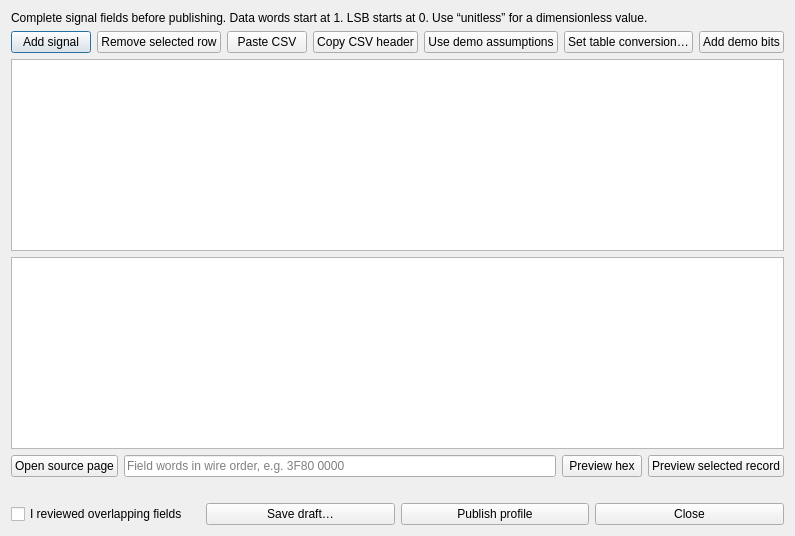
<?xml version="1.0" encoding="UTF-8"?>
<ui version="4.0">
 <class>SignalReview</class>
 <widget class="QDialog" name="SignalReview">
  <property name="windowTitle"><string>Review signals</string></property>
  <layout class="QVBoxLayout" name="layout">
   <item><widget class="QLabel" name="instructions"><property name="text"><string>Complete signal fields before publishing. Data words start at 1. LSB starts at 0. Use “unitless” for a dimensionless value.</string></property><property name="wordWrap"><bool>true</bool></property></widget></item>
   <item><layout class="QHBoxLayout" name="inputActions">
    <item><widget class="QPushButton" name="addRow"><property name="text"><string>Add signal</string></property></widget></item>
    <item><widget class="QPushButton" name="removeRow"><property name="text"><string>Remove selected row</string></property></widget></item>
    <item><widget class="QPushButton" name="pasteCsv"><property name="text"><string>Paste CSV</string></property></widget></item>
    <item><widget class="QPushButton" name="copyTemplate"><property name="text"><string>Copy CSV header</string></property></widget></item>
    <item><widget class="QPushButton" name="demoAssumptions"><property name="text"><string>Use demo assumptions</string></property></widget></item>
    <item><widget class="QPushButton" name="tableSettings"><property name="text"><string>Set table conversion…</string></property></widget></item>
    <item><widget class="QPushButton" name="demoBits"><property name="text"><string>Add demo bits</string></property></widget></item>
   </layout></item>
   <item><widget class="QTableWidget" name="signalGrid"><property name="accessibleName"><string>Signal review rows</string></property><property name="alternatingRowColors"><bool>true</bool></property></widget></item>
   <item><widget class="QPlainTextEdit" name="sourceEvidence"><property name="accessibleName"><string>Selected signal source evidence</string></property><property name="readOnly"><bool>true</bool></property><property name="maximumHeight"><number>90</number></property></widget></item>
   <item><layout class="QHBoxLayout" name="previewActions">
    <item><widget class="QPushButton" name="openEvidence"><property name="text"><string>Open source page</string></property></widget></item>
    <item><widget class="QLineEdit" name="hexWords"><property name="accessibleName"><string>Selected field hexadecimal data words</string></property><property name="placeholderText"><string>Field words in wire order, e.g. 3F80 0000</string></property></widget></item>
    <item><widget class="QPushButton" name="previewHex"><property name="text"><string>Preview hex</string></property></widget></item>
    <item><widget class="QPushButton" name="previewRecord"><property name="text"><string>Preview selected record</string></property></widget></item>
   </layout></item>
   <item><widget class="QLabel" name="reviewStatus"><property name="wordWrap"><bool>true</bool></property><property name="textInteractionFlags"><set>Qt::TextSelectableByMouse|Qt::TextSelectableByKeyboard</set></property></widget></item>
   <item><layout class="QHBoxLayout" name="publishActions">
    <item><widget class="QCheckBox" name="reviewOverlap"><property name="text"><string>I reviewed overlapping fields</string></property></widget></item>
    <item><widget class="QPushButton" name="saveDraft"><property name="text"><string>Save draft…</string></property></widget></item>
    <item><widget class="QPushButton" name="publish"><property name="text"><string>Publish profile</string></property></widget></item>
    <item><widget class="QPushButton" name="closeReview"><property name="text"><string>Close</string></property></widget></item>
   </layout></item>
  </layout>
 </widget>
 <resources/>
 <connections/>
</ui>
